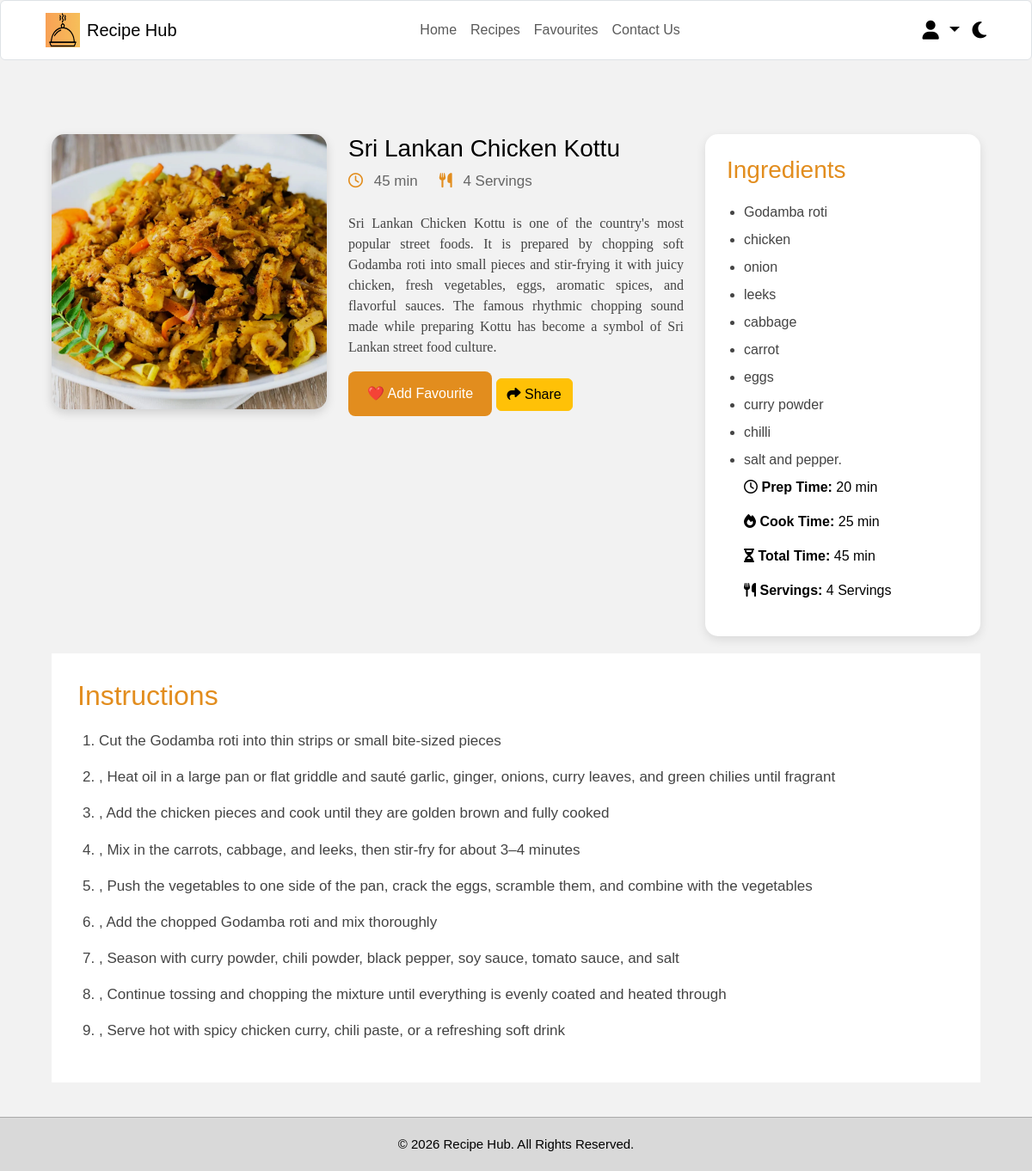
The page /Recipe-Details.php?recipe=chickenkottu (signed in) on the database its author committed.
### tables this page shows
CREATE TABLE `recipes` (
  `id` int(11) NOT NULL,
  `recipe_key` varchar(100) DEFAULT NULL,
  `title` varchar(255) NOT NULL,
  `description` text DEFAULT NULL,
  `image` varchar(255) DEFAULT NULL,
  `ingredients` text NOT NULL,
  `instructions` text NOT NULL,
  `prep_time` varchar(50) DEFAULT NULL,
  `cook_time` varchar(50) DEFAULT NULL,
  `total_time` varchar(50) DEFAULT NULL,
  `servings` varchar(50) DEFAULT NULL,
  `user_id` int(11) DEFAULT NULL
);

### Recipe-Details.php (the view, shortened to what this page needs)
<?php
include "includes/db.php";
$recipeKey = isset($_GET["recipe"]) ? trim($_GET["recipe"]) : "";
$sql = "SELECT id, recipe_key, title, description, image,
               ingredients, instructions,
               prep_time, cook_time, total_time, servings
        FROM recipes
        WHERE recipe_key = ?";
$stmt = $conn->prepare($sql);
$stmt->execute([$recipeKey]);
$recipe = $stmt->fetch(PDO::FETCH_ASSOC);
?>
<!DOCTYPE html>
<html lang="en">
<head>
<link rel="stylesheet"
href="https://cdnjs.cloudflare.com/ajax/libs/font-awesome/6.5.0/css/all.min.css">
<link href="https://cdn.jsdelivr.net/npm/bootstrap@5.3.7/dist/css/bootstrap.min.css" rel="stylesheet">
<link rel="stylesheet" href="css/style.css">
</head>
<body>
<header>
<nav class="navbar navbar-expand-lg bg-white border rounded">
    <div class="container-fluid">
        <a class="navbar-brand d-flex align-items-center" href="home.php">
            <img src="Images/Logo/Recipe_Hub_logo.png"
            width="40"
            height="40"
            class="me-2">
            <span>
                Recipe Hub
            </span>
        </a>
        <div class="collapse navbar-collapse"
        id="navbarMenu">
            <ul class="navbar-nav mx-auto">
                <li class="nav-item">
                    <a class="nav-link" href="home.php">
                        Home
                    </a>
                </li>
                <li class="nav-item">
                 <a class="nav-link" href="recipes.php">
                 Recipes
                </a>
                </li>
                <li class="nav-item">
                <a class="nav-link" href="favourites.php">
                Favourites
                </a>
                </li>
                <li class="nav-item">
                    <a class="nav-link" href="Contacts.php">
                        Contact Us
                    </a>
                </li>
            </ul>
<div class="dropdown">
    <a href="#"
       class="user-icon dropdown-toggle"
       data-bs-toggle="dropdown"
       aria-expanded="false">
        <i class="fa-solid fa-user"></i>
    </a>
</div>
    <i class="fa-solid fa-moon mode-icon"></i>
        </div>
    </div>
</nav>
</header>
<section class="breadcrumb">
</section>
<main>
<section class="recipe-details">
<div class="recipe-image">
<img id="recipeImage"
     src="<?php echo htmlspecialchars($recipe["image"]); ?>"
     alt="<?php echo htmlspecialchars($recipe["title"]); ?>">
</div>
<div class="recipe-content">
<h3 id="recipeTitle">
    <?php echo htmlspecialchars($recipe["title"]); ?>
</h3>
<div class="recipe-meta">
    <span>
        <i class="fa-regular fa-clock"></i>
        <?php echo htmlspecialchars($recipe["total_time"]); ?>
    </span>
    <span>
        <i class="fa-solid fa-utensils"></i>
        <?php echo htmlspecialchars($recipe["servings"]); ?>
    </span>
</div>
<p id="recipeDescription">
    <?php echo htmlspecialchars($recipe["description"]); ?>
</p>
<button id="addFavouriteBtn" class="fav-btn">
</button>
<button id="shareRecipeBtn" class="btn btn-warning">
    <i class="fa-solid fa-share"></i> Share
</button>
</div>
<aside class="ingredients-box">
<h2>
Ingredients
</h2>
<ul id="recipeIngredients">
    <?php
    $ingredients = explode(",", $recipe["ingredients"]);
    foreach ($ingredients as $ingredient):
    ?>
        <li>
            <?php echo htmlspecialchars(trim($ingredient)); ?>
        </li>
    <?php endforeach; ?>
<div class="recipe-info">
    <p>
        <i class="fa-regular fa-clock"></i>
        <strong>Prep Time:</strong>
        <?php echo htmlspecialchars($recipe["prep_time"]); ?>
    </p>
    <p>
        <i class="fa-solid fa-fire"></i>
        <strong>Cook Time:</strong>
        <?php echo htmlspecialchars($recipe["cook_time"]); ?>
    </p>
    <p>
        <i class="fa-solid fa-hourglass-half"></i>
        <strong>Total Time:</strong>
        <?php echo htmlspecialchars($recipe["total_time"]); ?>
    </p>
    <p>
        <i class="fa-solid fa-utensils"></i>
        <strong>Servings:</strong>
        <?php echo htmlspecialchars($recipe["servings"]); ?>
    </p>
</div>
</aside>
</section>
<section class="instructions">
<h2>
Instructions
</h2>
<ol id="recipeInstructions">
    <?php
    $instructions = explode(".", $recipe["instructions"]);
    foreach ($instructions as $instruction):
        $instruction = trim($instruction);
        if ($instruction !== ""):
    ?>
        <li>
            <?php echo htmlspecialchars($instruction); ?>
        </li>
    <?php
        endif;
    endforeach;
    ?>
</section>
</main>
<footer>
© 2026 Recipe Hub. All Rights Reserved.
</footer>
</body>
</html>

### css/Style.css (style rules this page uses)
* { margin:0; padding:0; box-sizing:border-box; font-family:Arial, Helvetica, sans-serif; }
body { background:#f2f2f2; min-height:100vh; color:black; display:flex; flex-direction:column; }
main { flex:1; }
footer { margin-top:auto; }
body { background:#f2f2f2; min-height:100vh; color:black; }
img { max-width:100%; }
a { text-decoration:none; }
header .navbar { height:70px; padding:8px 40px; background:white; border:1px solid #ddd; border-radius:10px; }
.user-icon, .mode-icon { font-size:22px; cursor:pointer; transition:0.3s; margin-left:15px; }
.breadcrumb { display:flex; align-items:center; gap:10px; padding:25px 60px; font-size:15px; }
.recipe-details { display:grid; grid-template-columns:320px 1fr 320px; gap:25px; padding:20px 60px 20px; align-items:start; }
.recipe-image img { width:100%; height:320px; object-fit:cover; border-radius:15px; box-shadow:0 4px 12px rgba(0,0,0,0.15); }
.recipe-meta { display:flex; gap:25px; margin-bottom:25px; color:#666; font-size:17px; }
.recipe-meta i { color:#E28D1E; margin-right:8px; }
.recipe-content p { font-size:16px; line-height:1.5; font-family: "Georgia", serif;; color:#444; text-align:justify; }
.fav-btn, .share-btn { width:auto; padding:14px 22px; background:#E28D1E; color:white; border:none; border-radius:8px; font-size:16px; cursor:pointer; }
.ingredients-box { background:white; padding:25px; border-radius:15px; box-shadow:0 4px 12px rgba(0,0,0,0.1); }
.ingredients-box h2 { color:#E28D1E; font-size:28px; margin-bottom:20px; }
.ingredients-box ul { padding-left:20px; }
.ingredients-box li { margin-bottom:8px; color:#444; font-size:16px; }
.instructions { margin:0 60px 40px; background:white; padding:30px; }
.instructions h2 { font-size:32px; margin-bottom:20px; color:#E28D1E; }
.instructions ol { padding-left:25px; }
.instructions li { margin-bottom:15px; font-size:17px; line-height:1.6; color:#444; }
footer { width:100%; background:#D9D9D9; color:black; text-align:center; padding:20px; border-top:1px solid #aaa; font-size:15px; }
.dropdown .user-icon { color:black; font-size:22px; cursor:pointer; text-decoration:none; }

### rows shown on the page
recipes: image (picture), title "Sri Lankan Chicken Kottu", total_time "45 min", servings "4 Servings", description "Sri Lankan Chicken Kottu is one of the country's most popular street foods. It is prepared by chopping soft Godamba roti into small pieces and stir-frying it with juicy chicken, fresh vegetables, eggs, aromatic spices, and flavorful sauces. The famous rhythmic chopping sound made while preparing Kottu has become a symbol of Sri Lankan street food culture.", ingredients "Godamba roti", ingredients "chicken", ingredients "onion", ingredients "leeks", ingredients "cabbage", ingredients "carrot", ingredients "eggs", ingredients "curry powder", ingredients "chilli", ingredients "salt and pepper.", prep_time "20 min", cook_time "25 min", instructions "Cut the Godamba roti into thin strips or small bite-sized pieces", instructions ", Heat oil in a large pan or flat griddle and sauté garlic, ginger, onions, curry leaves, and green chilies until fragrant", instructions ", Add the chicken pieces and cook until they are golden brown and fully cooked", instructions ", Mix in the carrots, cabbage, and leeks, then stir-fry for about 3–4 minutes", instructions ", Push the vegetables to one side of the pan, crack the eggs, scramble them, and combine with the vegetables", instructions ", Add the chopped Godamba roti and mix thoroughly", instructions ", Season with curry powder, chili powder, black pepper, soy sauce, tomato sauce, and salt", instructions ", Continue tossing and chopping the mixture until everything is evenly coated and heated through", instructions ", Serve hot with spicy chicken curry, chili paste, or a refreshing soft drink"
